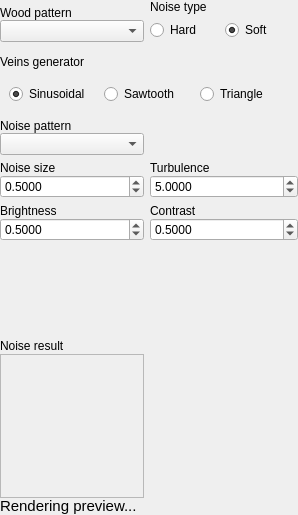
<?xml version="1.0" encoding="UTF-8"?>
<ui version="4.0">
 <class>teWood</class>
 <widget class="QWidget" name="teWood">
  <property name="geometry">
   <rect>
    <x>0</x>
    <y>0</y>
    <width>298</width>
    <height>515</height>
   </rect>
  </property>
  <property name="windowTitle">
   <string>Form</string>
  </property>
  <layout class="QGridLayout" name="gridLayout">
   <property name="margin">
    <number>0</number>
   </property>
   <property name="horizontalSpacing">
    <number>-1</number>
   </property>
   <item row="0" column="0">
    <widget class="QFrame" name="frWoodPattern">
     <property name="sizePolicy">
      <sizepolicy hsizetype="Preferred" vsizetype="Fixed">
       <horstretch>0</horstretch>
       <verstretch>0</verstretch>
      </sizepolicy>
     </property>
     <layout class="QVBoxLayout" name="verticalLayout_5">
      <property name="spacing">
       <number>0</number>
      </property>
      <property name="margin">
       <number>0</number>
      </property>
      <item>
       <widget class="QLabel" name="label_5">
        <property name="text">
         <string>Wood pattern</string>
        </property>
       </widget>
      </item>
      <item>
       <widget class="QComboBox" name="woodPattern"/>
      </item>
     </layout>
    </widget>
   </item>
   <item row="0" column="1">
    <widget class="QFrame" name="frNoiseType_2">
     <property name="sizePolicy">
      <sizepolicy hsizetype="Preferred" vsizetype="Fixed">
       <horstretch>0</horstretch>
       <verstretch>0</verstretch>
      </sizepolicy>
     </property>
     <layout class="QVBoxLayout" name="verticalLayout">
      <property name="margin">
       <number>0</number>
      </property>
      <item>
       <widget class="QLabel" name="label_2">
        <property name="text">
         <string>Noise type</string>
        </property>
       </widget>
      </item>
      <item>
       <widget class="QFrame" name="frRadios">
        <property name="sizePolicy">
         <sizepolicy hsizetype="Preferred" vsizetype="Preferred">
          <horstretch>0</horstretch>
          <verstretch>0</verstretch>
         </sizepolicy>
        </property>
        <layout class="QHBoxLayout" name="horizontalLayout_2">
         <property name="leftMargin">
          <number>0</number>
         </property>
         <property name="topMargin">
          <number>0</number>
         </property>
         <property name="rightMargin">
          <number>4</number>
         </property>
         <property name="bottomMargin">
          <number>9</number>
         </property>
         <item>
          <widget class="QRadioButton" name="hardNoise">
           <property name="text">
            <string>Hard</string>
           </property>
          </widget>
         </item>
         <item>
          <widget class="QRadioButton" name="softNoise">
           <property name="text">
            <string>Soft</string>
           </property>
           <property name="checked">
            <bool>true</bool>
           </property>
          </widget>
         </item>
        </layout>
       </widget>
      </item>
     </layout>
    </widget>
   </item>
   <item row="1" column="0" colspan="2">
    <widget class="QFrame" name="frCurves">
     <property name="sizePolicy">
      <sizepolicy hsizetype="Preferred" vsizetype="Fixed">
       <horstretch>0</horstretch>
       <verstretch>0</verstretch>
      </sizepolicy>
     </property>
     <layout class="QVBoxLayout" name="verticalLayout_6">
      <property name="margin">
       <number>0</number>
      </property>
      <item>
       <widget class="QLabel" name="label_8">
        <property name="text">
         <string>Veins generator</string>
        </property>
       </widget>
      </item>
      <item>
       <widget class="QFrame" name="frgeneratr">
        <layout class="QHBoxLayout" name="horizontalLayout_4">
         <item>
          <widget class="QRadioButton" name="sinWave">
           <property name="text">
            <string>Sinusoidal</string>
           </property>
           <property name="checked">
            <bool>true</bool>
           </property>
          </widget>
         </item>
         <item>
          <widget class="QRadioButton" name="sawtoothWave">
           <property name="text">
            <string>Sawtooth</string>
           </property>
          </widget>
         </item>
         <item>
          <widget class="QRadioButton" name="triangleWave">
           <property name="text">
            <string>Triangle</string>
           </property>
          </widget>
         </item>
        </layout>
       </widget>
      </item>
     </layout>
    </widget>
   </item>
   <item row="2" column="0">
    <widget class="QFrame" name="frNoiseType">
     <property name="sizePolicy">
      <sizepolicy hsizetype="Preferred" vsizetype="Fixed">
       <horstretch>0</horstretch>
       <verstretch>0</verstretch>
      </sizepolicy>
     </property>
     <layout class="QVBoxLayout" name="verticalLayout_4">
      <property name="spacing">
       <number>0</number>
      </property>
      <property name="margin">
       <number>0</number>
      </property>
      <item>
       <widget class="QLabel" name="label">
        <property name="text">
         <string>Noise pattern</string>
        </property>
       </widget>
      </item>
      <item>
       <widget class="QComboBox" name="noiseType"/>
      </item>
     </layout>
    </widget>
   </item>
   <item row="3" column="0">
    <widget class="QFrame" name="frSize">
     <property name="sizePolicy">
      <sizepolicy hsizetype="Preferred" vsizetype="Fixed">
       <horstretch>0</horstretch>
       <verstretch>0</verstretch>
      </sizepolicy>
     </property>
     <layout class="QVBoxLayout" name="verticalLayout_7">
      <property name="spacing">
       <number>0</number>
      </property>
      <property name="margin">
       <number>0</number>
      </property>
      <item>
       <widget class="QLabel" name="label_7">
        <property name="text">
         <string>Noise size</string>
        </property>
       </widget>
      </item>
      <item>
       <widget class="QDoubleSpinBox" name="noiseSize">
        <property name="decimals">
         <number>4</number>
        </property>
        <property name="maximum">
         <double>10.000000000000000</double>
        </property>
        <property name="singleStep">
         <double>0.010000000000000</double>
        </property>
        <property name="value">
         <double>0.500000000000000</double>
        </property>
       </widget>
      </item>
     </layout>
    </widget>
   </item>
   <item row="3" column="1">
    <widget class="QFrame" name="frSize_2">
     <property name="sizePolicy">
      <sizepolicy hsizetype="Preferred" vsizetype="Fixed">
       <horstretch>0</horstretch>
       <verstretch>0</verstretch>
      </sizepolicy>
     </property>
     <layout class="QVBoxLayout" name="verticalLayout_8">
      <property name="spacing">
       <number>0</number>
      </property>
      <property name="margin">
       <number>0</number>
      </property>
      <item>
       <widget class="QLabel" name="label_10">
        <property name="text">
         <string>Turbulence</string>
        </property>
       </widget>
      </item>
      <item>
       <widget class="QDoubleSpinBox" name="turbulence">
        <property name="decimals">
         <number>4</number>
        </property>
        <property name="maximum">
         <double>50.000000000000000</double>
        </property>
        <property name="singleStep">
         <double>0.100000000000000</double>
        </property>
        <property name="value">
         <double>5.000000000000000</double>
        </property>
       </widget>
      </item>
     </layout>
    </widget>
   </item>
   <item row="4" column="0">
    <widget class="QFrame" name="frBrightness">
     <property name="sizePolicy">
      <sizepolicy hsizetype="Preferred" vsizetype="Fixed">
       <horstretch>0</horstretch>
       <verstretch>0</verstretch>
      </sizepolicy>
     </property>
     <layout class="QVBoxLayout" name="verticalLayout_2">
      <property name="spacing">
       <number>0</number>
      </property>
      <property name="margin">
       <number>0</number>
      </property>
      <item>
       <widget class="QLabel" name="label_3">
        <property name="text">
         <string>Brightness</string>
        </property>
       </widget>
      </item>
      <item>
       <widget class="QDoubleSpinBox" name="brightness">
        <property name="decimals">
         <number>4</number>
        </property>
        <property name="maximum">
         <double>10.000000000000000</double>
        </property>
        <property name="singleStep">
         <double>0.010000000000000</double>
        </property>
        <property name="value">
         <double>0.500000000000000</double>
        </property>
       </widget>
      </item>
     </layout>
    </widget>
   </item>
   <item row="4" column="1">
    <widget class="QFrame" name="frContrast">
     <property name="sizePolicy">
      <sizepolicy hsizetype="Preferred" vsizetype="Fixed">
       <horstretch>0</horstretch>
       <verstretch>0</verstretch>
      </sizepolicy>
     </property>
     <layout class="QVBoxLayout" name="verticalLayout_3">
      <property name="spacing">
       <number>0</number>
      </property>
      <property name="margin">
       <number>0</number>
      </property>
      <item>
       <widget class="QLabel" name="label_4">
        <property name="text">
         <string>Contrast</string>
        </property>
       </widget>
      </item>
      <item>
       <widget class="QDoubleSpinBox" name="contrast">
        <property name="decimals">
         <number>4</number>
        </property>
        <property name="maximum">
         <double>10.000000000000000</double>
        </property>
        <property name="singleStep">
         <double>0.100000000000000</double>
        </property>
        <property name="value">
         <double>0.500000000000000</double>
        </property>
       </widget>
      </item>
     </layout>
    </widget>
   </item>
   <item row="5" column="0" colspan="2">
    <widget class="Re3DMappingEditor" name="mapping3D"/>
   </item>
   <item row="6" column="0">
    <widget class="QFrame" name="frPreview_2">
     <property name="sizePolicy">
      <sizepolicy hsizetype="Preferred" vsizetype="Fixed">
       <horstretch>0</horstretch>
       <verstretch>0</verstretch>
      </sizepolicy>
     </property>
     <layout class="QVBoxLayout" name="frPreview">
      <property name="spacing">
       <number>0</number>
      </property>
      <property name="margin">
       <number>0</number>
      </property>
      <item>
       <widget class="QFrame" name="frResult">
        <layout class="QVBoxLayout" name="lyNoiseResult">
         <property name="spacing">
          <number>1</number>
         </property>
         <property name="margin">
          <number>0</number>
         </property>
         <item>
          <widget class="QLabel" name="label_6">
           <property name="text">
            <string>Noise result</string>
           </property>
          </widget>
         </item>
         <item>
          <widget class="QLabel" name="noiseResult">
           <property name="sizePolicy">
            <sizepolicy hsizetype="Fixed" vsizetype="Fixed">
             <horstretch>0</horstretch>
             <verstretch>0</verstretch>
            </sizepolicy>
           </property>
           <property name="minimumSize">
            <size>
             <width>144</width>
             <height>144</height>
            </size>
           </property>
           <property name="maximumSize">
            <size>
             <width>144</width>
             <height>144</height>
            </size>
           </property>
           <property name="frameShape">
            <enum>QFrame::StyledPanel</enum>
           </property>
           <property name="text">
            <string/>
           </property>
          </widget>
         </item>
        </layout>
       </widget>
      </item>
      <item>
       <widget class="QFrame" name="frMessage">
        <property name="sizePolicy">
         <sizepolicy hsizetype="Preferred" vsizetype="Fixed">
          <horstretch>0</horstretch>
          <verstretch>0</verstretch>
         </sizepolicy>
        </property>
        <layout class="QHBoxLayout" name="horizontalLayout">
         <property name="spacing">
          <number>0</number>
         </property>
         <property name="margin">
          <number>0</number>
         </property>
         <item>
          <widget class="QLabel" name="msgRenderingPreview">
           <property name="sizePolicy">
            <sizepolicy hsizetype="Preferred" vsizetype="Fixed">
             <horstretch>0</horstretch>
             <verstretch>0</verstretch>
            </sizepolicy>
           </property>
           <property name="minimumSize">
            <size>
             <width>16</width>
             <height>16</height>
            </size>
           </property>
           <property name="maximumSize">
            <size>
             <width>16777215</width>
             <height>16</height>
            </size>
           </property>
           <property name="font">
            <font>
             <pointsize>11</pointsize>
            </font>
           </property>
           <property name="text">
            <string>Rendering preview...</string>
           </property>
          </widget>
         </item>
         <item>
          <spacer name="verticalSpacer">
           <property name="orientation">
            <enum>Qt::Vertical</enum>
           </property>
           <property name="sizeType">
            <enum>QSizePolicy::Minimum</enum>
           </property>
           <property name="sizeHint" stdset="0">
            <size>
             <width>5</width>
             <height>17</height>
            </size>
           </property>
          </spacer>
         </item>
        </layout>
       </widget>
      </item>
     </layout>
    </widget>
   </item>
   <item row="6" column="1">
    <spacer name="horizontalSpacer">
     <property name="orientation">
      <enum>Qt::Horizontal</enum>
     </property>
     <property name="sizeHint" stdset="0">
      <size>
       <width>152</width>
       <height>20</height>
      </size>
     </property>
    </spacer>
   </item>
  </layout>
 </widget>
 <customwidgets>
  <customwidget>
   <class>Re3DMappingEditor</class>
   <extends>QWidget</extends>
   <header>Re3DMappingEditor.h</header>
  </customwidget>
 </customwidgets>
 <resources/>
 <connections/>
</ui>
